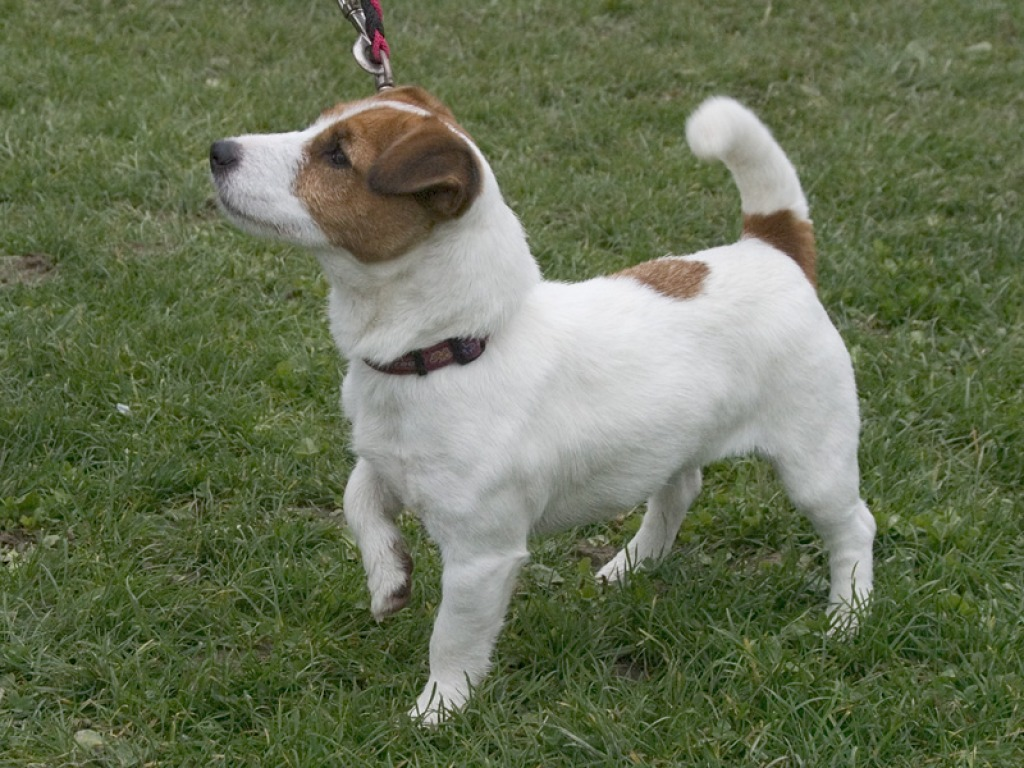
#> input picture Part_2/images/dog_3.jpg, 1024 x 768 px
$ python Ex_2b.py   (older library calls are emulated)
#> lines starting #> are read from the running program, lines starting #| are printed output that depends on the picture; after the words box and inside, x2 and y2 are one past the last pixel; in counts of white or black regions, pixels touching at a corner belong together
import cv2
import numpy as np


def showMask(window_name, image):
    image_to_show = image.astype(np.uint8) * 255
    cv2.imshow(window_name, image_to_show)


# Main function
def main():  # this is our main function
    print("SAVI exercise")

    # relative path
    image = cv2.imread("images/dog_3.jpg")
#> image is the input picture: shape (768, 1024, 3); mean B, G, R 84, 112.7, 103.2
    height, width, channels = image.shape
#> height = 768; width = 1024; channels = 3
    image = cv2.resize(image, (round(width / 2), round(height / 2)))
#> image: shape (384, 512, 3)
    cv2.imshow('Original', image)
    H, W, NC = image.shape
#> H = 384; W = 512; NC = 3

    # --------------------------------
    # Segment green color to isolate the grass
    # --------------------------------

    # conversion to hsv color model
    hsv_image = cv2.cvtColor(image, cv2.COLOR_BGR2HSV)
#> hsv_image: shape (384, 512, 3); mean H, S, V 46.5, 82.7, 113.8

    # split of the color channels
    h, s, v = cv2.split(hsv_image)
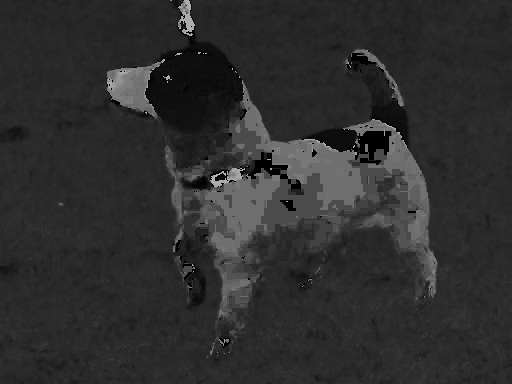
#> h: shape (384, 512); min 0, max 179, mean 46.5
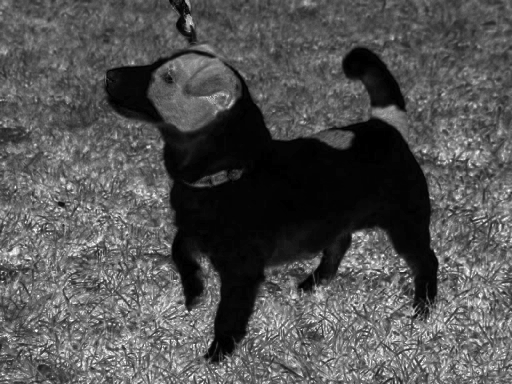
#> s: shape (384, 512); min 0, max 255, mean 82.7
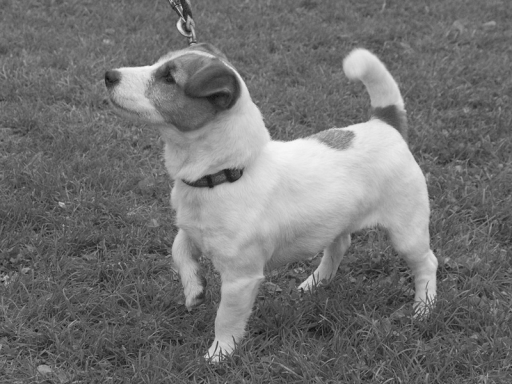
#> v: shape (384, 512); min 12, max 248, mean 113.8
    #cv2.imshow('H', h)
    #cv2.imshow('S', s)
    #cv2.imshow('V', v)

    # get masks by imposing limits on the channels
    mask_h = np.logical_and(h > 20, h < 50)  # assumming green color has hue 60
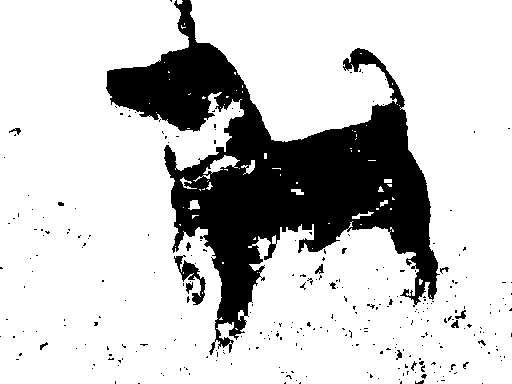
#> mask_h: shape (384, 512) bool; 78.9% white; 295 black regions (279 under 20 px), largest, box (x1, y1, x2, y2) and area: (106, 0, 440, 355) 39475, (174, 255, 206, 305) 496, (186, 282, 193, 294) 50
    #showMask('mask_h', mask_h)

    mask_s = np.logical_and(s > 100, s < 255)
#> mask_s: shape (384, 512) bool; 35.8% white; 926 white regions (760 under 20 px), largest, box (x1, y1, x2, y2) and area: (0, 130, 252, 384) 27781, (242, 175, 512, 384) 22248, (162, 44, 235, 131) 2479
    #showMask('mask_s', mask_s)

    mask_v = np.logical_and(v > 60, v < 255)
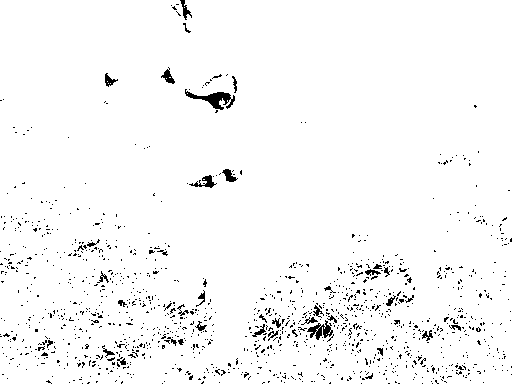
#> mask_v: shape (384, 512) bool; 97% white; black in thin lines or dots
    #showMask('mask_v', mask_v)

    # Putting the mask alltoghether
    mask = np.logical_and(mask_h, mask_s)
#> mask: shape (384, 512) bool; 34.1% white; 904 white regions (740 under 20 px), largest, box (x1, y1, x2, y2) and area: (0, 130, 252, 384) 27701, (242, 175, 512, 384) 21844, (412, 111, 494, 169) 1831
    mask = np.logical_and(mask, mask_v)
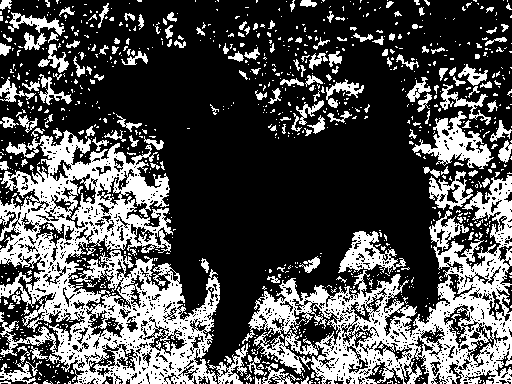
#> mask: shape (384, 512) bool; 31.8% white; 1017 white regions (850 under 20 px), largest, box (x1, y1, x2, y2) and area: (0, 130, 220, 384) 25223, (242, 175, 512, 384) 18227, (412, 111, 494, 169) 1800

    #showMask('mask', mask)

    # Post processing using morphological operations
    kernel = np.ones((5, 5), np.uint8)

    mask_uint8 = mask.astype(np.uint8) * 255
    mask_dilated_uint8 = cv2.dilate(mask_uint8, kernel, iterations=2)
#> mask_dilated_uint8: shape (384, 512); 72% white; 73 black regions (42 under 20 px), largest, box (x1, y1, x2, y2) and area: (84, 0, 435, 361) 49019, (402, 0, 492, 54) 1693, (279, 6, 346, 36) 680
    mask_dilated = (mask_dilated_uint8.astype(float) / 255).astype(np.bool)

    # cv2.imshow("mask_dilated", mask_dilated_uint8)
    showMask('dilated mask', mask_dilated)

    mask_erode_uint8 = mask_dilated.astype(np.uint8) * 255
    mask_erode_uint8 = cv2.erode(mask_erode_uint8, kernel, iterations=2)
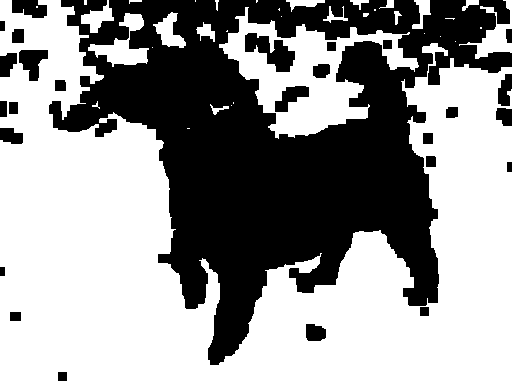
#> mask_erode_uint8: shape (384, 512); 59.1% white; 27 black regions, largest, box (x1, y1, x2, y2) and area: (49, 0, 512, 365) 74747, (245, 33, 295, 72) 1001, (19, 50, 48, 81) 562
    mask_eroded = (mask_erode_uint8.astype(float) / 255).astype(np.bool)

    showMask('eroded mask', mask_eroded)

    # to get the mask of thedog we negate the mask of the grass,
    # assuming the image contains only dog and grass
    mask_dog = np.logical_not(mask_dilated)

    showMask('dog mask', mask_dog)

    cv2.waitKey(0)


if __name__ == "__main__":
    main()

$ run again, with Part_2/images/dog_1.jpg copied over Part_2/images/dog_3.jpg
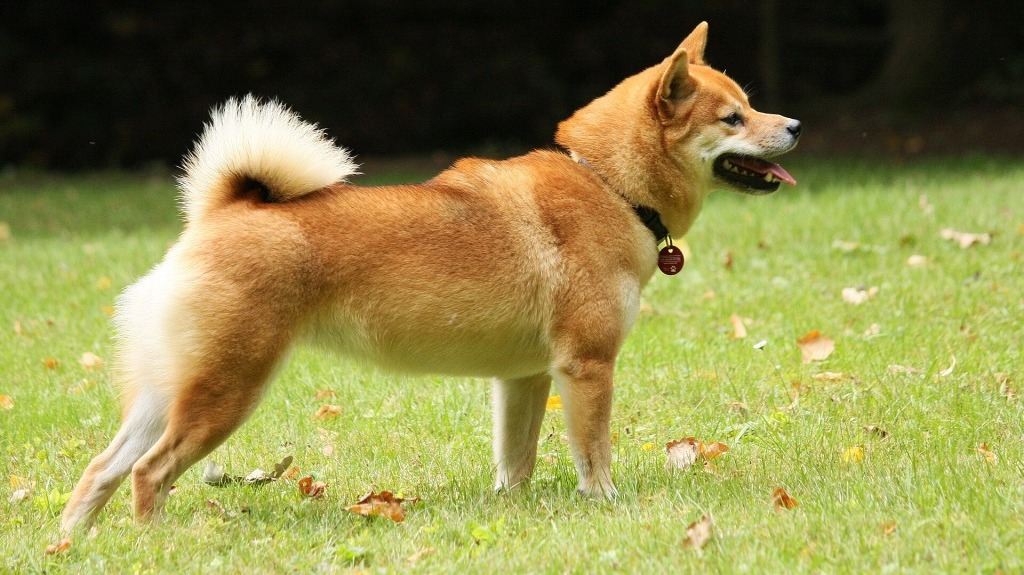
#> input picture Part_2/images/dog_1.jpg, 1024 x 575 px
#> in main, image is the input picture: shape (575, 1024, 3); mean B, G, R 75.6, 136.7, 141.4
#> image: shape (288, 512, 3)
#> hsv_image: shape (288, 512, 3); mean H, S, V 29.4, 126.7, 147.5
#> in main, `mask_h = np.logical_and(h > 20, h < 50)`:
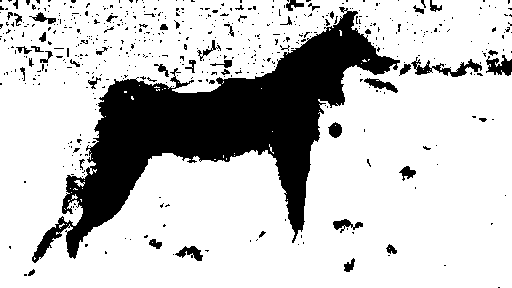
#> mask_h: shape (288, 512) bool; 77.8% white; 546 black regions (498 under 20 px), largest, box (x1, y1, x2, y2) and area: (32, 7, 400, 263) 27388, (411, 57, 482, 77) 485, (486, 55, 512, 76) 327
#> mask_s: shape (288, 512) bool; 79.7% white; 1520 black regions (1321 under 20 px), largest, box (x1, y1, x2, y2) and area: (22, 14, 192, 275) 8856, (345, 54, 404, 81) 768, (226, 189, 259, 249) 647
#> mask_v: shape (288, 512) bool; 75.3% white; 114 black regions (108 under 20 px), largest, box (x1, y1, x2, y2) and area: (0, 0, 512, 96) 35890, (119, 89, 141, 102) 153, (317, 103, 334, 121) 144, (334, 39, 340, 50) 38, (361, 57, 371, 62) 25, (330, 123, 338, 128) 22
#> mask_uint8: shape (288, 512); 44.4% white; 78 white regions (72 under 20 px), largest, box (x1, y1, x2, y2) and area: (0, 66, 512, 288) 64827, (174, 83, 221, 93) 303, (350, 67, 358, 75) 40, (318, 99, 331, 107) 32, (377, 76, 392, 80) 29, (45, 280, 49, 288) 20
#> mask_dilated_uint8: shape (288, 512); 58.8% white; 8 black regions (5 under 20 px), largest, box (x1, y1, x2, y2) and area: (0, 0, 512, 259) 60647, (373, 83, 379, 90) 36, (337, 225, 344, 230) 26
#> in main, `mask_erode_uint8 = cv2.erode(mask_erode_uint8, kernel, iterations=2)`:
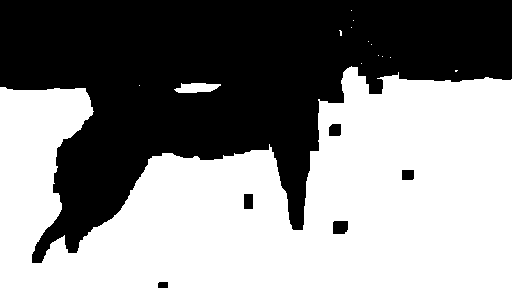
#> mask_erode_uint8: shape (288, 512); 53.7% white; 6 black regions, box (x1, y1, x2, y2) and area: (0, 0, 512, 263) 67620, (333, 221, 348, 234) 186, (329, 124, 341, 136) 137, (244, 194, 253, 209) 135, (402, 170, 414, 180) 119, (158, 282, 168, 288) 59

$ run again, with Part_2/images/dog_2.jpg copied over Part_2/images/dog_3.jpg
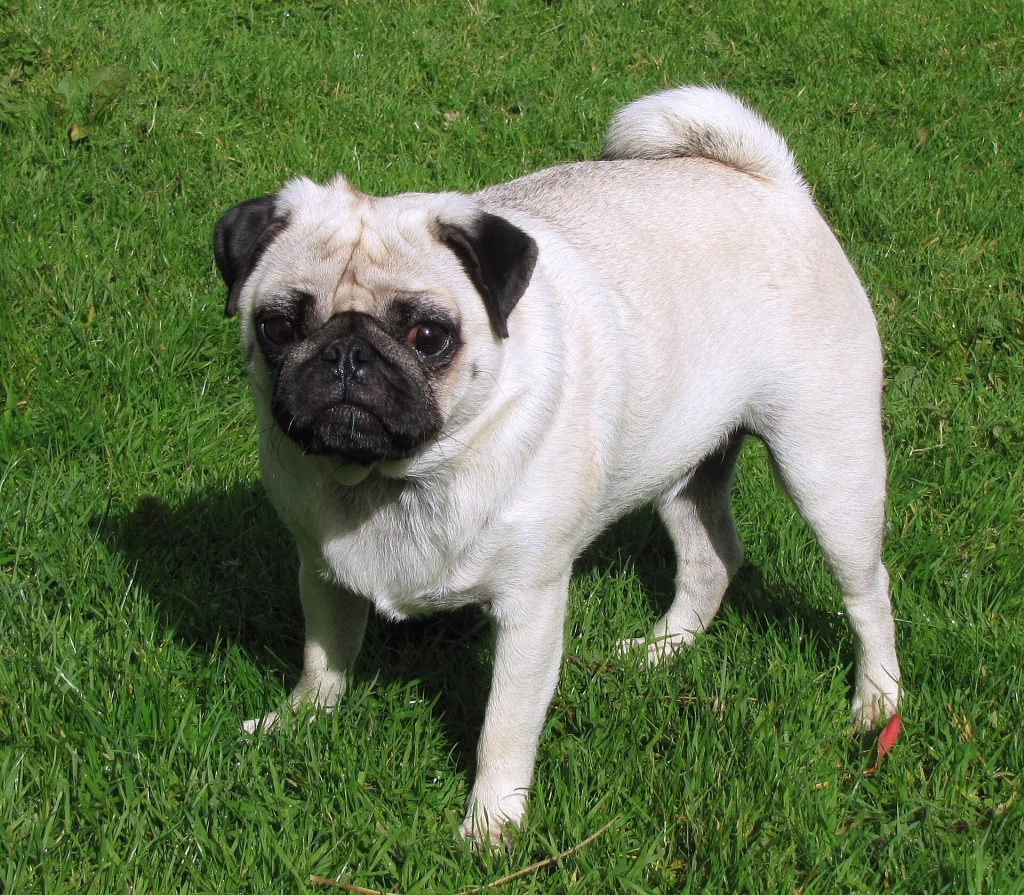
#> input picture Part_2/images/dog_2.jpg, 1024 x 895 px
#> in main, image is the input picture: shape (895, 1024, 3); mean B, G, R 79.7, 119.8, 101.4
#> image: shape (448, 512, 3)
#> hsv_image: shape (448, 512, 3); mean H, S, V 55.6, 110, 121.6
#> in main, `mask_h = np.logical_and(h > 20, h < 50)`:
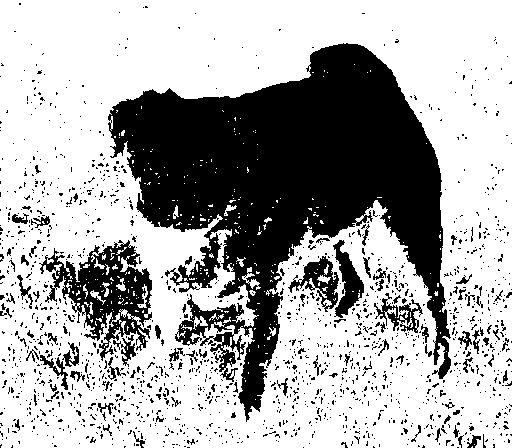
#> mask_h: shape (448, 512) bool; 67.4% white; 1566 black regions (1467 under 20 px), largest, box (x1, y1, x2, y2) and area: (108, 43, 451, 422) 56591, (39, 240, 152, 361) 5470, (333, 240, 364, 318) 1074
#> mask_s: shape (448, 512) bool; 64.1% white; 1401 black regions (1386 under 20 px), largest, box (x1, y1, x2, y2) and area: (66, 38, 454, 429) 78622, (119, 353, 142, 369) 167, (306, 318, 323, 330) 84
#> mask_v: shape (448, 512) bool; 86.8% white; 1854 black regions (1798 under 20 px), largest, box (x1, y1, x2, y2) and area: (44, 240, 248, 398) 10987, (123, 146, 230, 262) 6358, (343, 212, 424, 336) 2175
#> mask_uint8: shape (448, 512); 54.9% white; 2172 black regions (2020 under 20 px), largest, box (x1, y1, x2, y2) and area: (39, 38, 458, 429) 88376, (40, 355, 86, 391) 364, (457, 329, 480, 355) 238
#> mask_dilated_uint8: shape (448, 512); 68% white; 2 black regions (1 under 20 px), largest, box (x1, y1, x2, y2) and area: (50, 45, 447, 413) 73338
#> in main, `mask_erode_uint8 = cv2.erode(mask_erode_uint8, kernel, iterations=2)`:
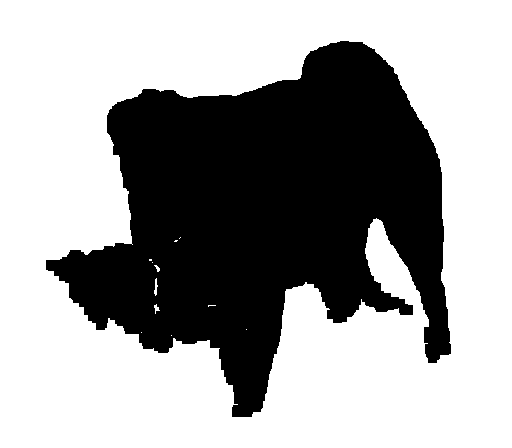
#> mask_erode_uint8: shape (448, 512); 63.6% white; 1 black region, box (x1, y1, x2, y2) and area: (46, 41, 451, 417) 83510

$ run again, with Part_2/images/dog_4.jpg copied over Part_2/images/dog_3.jpg
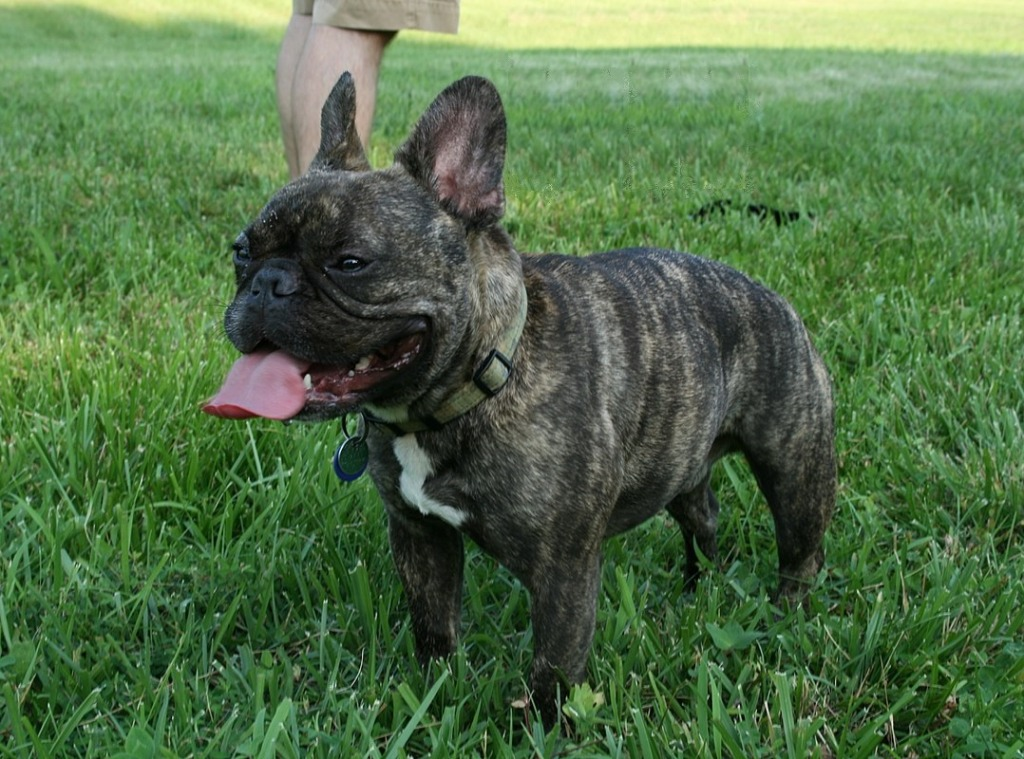
#> input picture Part_2/images/dog_4.jpg, 1024 x 759 px
#> in main, image is the input picture: shape (759, 1024, 3); mean B, G, R 71.2, 110.6, 81.2
#> image: shape (380, 512, 3)
#> hsv_image: shape (380, 512, 3); mean H, S, V 54.5, 97.5, 111.1
#> mask_h: shape (380, 512) bool; 24% white; 741 white regions (619 under 20 px), largest, box (x1, y1, x2, y2) and area: (126, 0, 512, 360) 23237, (0, 137, 144, 217) 5449, (0, 0, 160, 93) 2896
#> mask_s: shape (380, 512) bool; 48.8% white; 348 white regions (305 under 20 px), largest, box (x1, y1, x2, y2) and area: (0, 46, 269, 380) 46471, (252, 48, 512, 380) 44413, (172, 184, 227, 222) 567
#> mask_v: shape (380, 512) bool; 84.3% white; 1240 black regions (1135 under 20 px), largest, box (x1, y1, x2, y2) and area: (116, 92, 418, 374) 20424, (350, 147, 374, 184) 320, (220, 99, 253, 122) 264
#> mask_uint8: shape (380, 512); 6.2% white; 652 white regions (580 under 20 px), largest, box (x1, y1, x2, y2) and area: (0, 137, 120, 217) 4660, (252, 86, 335, 127) 1364, (400, 114, 442, 160) 590
#> mask_dilated_uint8: shape (380, 512); 32% white; 68 white regions, largest, box (x1, y1, x2, y2) and area: (248, 70, 512, 308) 20788, (0, 54, 148, 286) 20088, (369, 284, 512, 380) 6500
#> in main, `mask_erode_uint8 = cv2.erode(mask_erode_uint8, kernel, iterations=2)`:
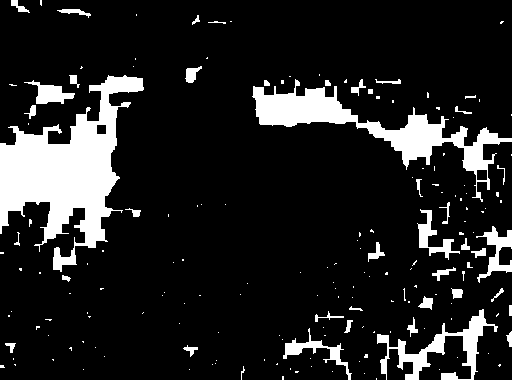
#> mask_erode_uint8: shape (380, 512); 13.2% white; 178 white regions (134 under 20 px), largest, box (x1, y1, x2, y2) and area: (0, 75, 144, 272) 11706, (252, 79, 512, 202) 6372, (377, 309, 498, 380) 2191
